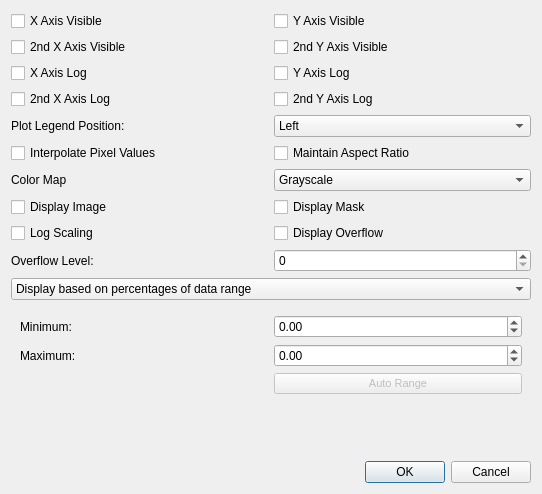
<?xml version="1.0" encoding="UTF-8"?>
<ui version="4.0">
 <class>QxrdImagePlotWidgetDialog</class>
 <widget class="QDialog" name="QxrdImagePlotWidgetDialog">
  <property name="geometry">
   <rect>
    <x>0</x>
    <y>0</y>
    <width>542</width>
    <height>494</height>
   </rect>
  </property>
  <property name="windowTitle">
   <string>Image Display Options...</string>
  </property>
  <layout class="QGridLayout" name="gridLayout_2">
   <item row="2" column="0">
    <widget class="QDialogButtonBox" name="buttonBox">
     <property name="orientation">
      <enum>Qt::Horizontal</enum>
     </property>
     <property name="standardButtons">
      <set>QDialogButtonBox::Cancel|QDialogButtonBox::Ok</set>
     </property>
    </widget>
   </item>
   <item row="0" column="0">
    <layout class="QGridLayout" name="gridLayout">
     <item row="0" column="0">
      <widget class="QCheckBox" name="m_XAxisVis">
       <property name="toolTip">
        <string>Gives a smoother display when zoomed in</string>
       </property>
       <property name="text">
        <string>X Axis Visible</string>
       </property>
      </widget>
     </item>
     <item row="8" column="0">
      <widget class="QCheckBox" name="m_DisplayImageLog">
       <property name="toolTip">
        <string>Logarithmic Intensity Scaling</string>
       </property>
       <property name="text">
        <string>Log Scaling</string>
       </property>
      </widget>
     </item>
     <item row="11" column="0" colspan="2">
      <widget class="QStackedWidget" name="m_DisplayParmsStack">
       <property name="currentIndex">
        <number>2</number>
       </property>
       <widget class="QWidget" name="page">
        <layout class="QGridLayout" name="gridLayout_15">
         <item row="2" column="0">
          <widget class="QLabel" name="label_11">
           <property name="text">
            <string>Min (%):</string>
           </property>
           <property name="alignment">
            <set>Qt::AlignRight|Qt::AlignTrailing|Qt::AlignVCenter</set>
           </property>
          </widget>
         </item>
         <item row="2" column="1" colspan="2">
          <widget class="QDoubleSpinBox" name="m_DisplayMinimumPct">
           <property name="keyboardTracking">
            <bool>false</bool>
           </property>
           <property name="suffix">
            <string> %</string>
           </property>
           <property name="minimum">
            <double>-20.000000000000000</double>
           </property>
           <property name="maximum">
            <double>120.000000000000000</double>
           </property>
          </widget>
         </item>
         <item row="3" column="0">
          <widget class="QLabel" name="label_12">
           <property name="text">
            <string>Max (%):</string>
           </property>
           <property name="alignment">
            <set>Qt::AlignRight|Qt::AlignTrailing|Qt::AlignVCenter</set>
           </property>
          </widget>
         </item>
         <item row="3" column="1" colspan="2">
          <widget class="QDoubleSpinBox" name="m_DisplayMaximumPct">
           <property name="keyboardTracking">
            <bool>false</bool>
           </property>
           <property name="suffix">
            <string> %</string>
           </property>
           <property name="minimum">
            <double>-20.000000000000000</double>
           </property>
           <property name="maximum">
            <double>120.000000000000000</double>
           </property>
          </widget>
         </item>
         <item row="4" column="0">
          <widget class="QPushButton" name="m_Display_5pct">
           <property name="text">
            <string>5% Range</string>
           </property>
          </widget>
         </item>
         <item row="4" column="1">
          <widget class="QPushButton" name="m_Display_10pct">
           <property name="text">
            <string>10% Range</string>
           </property>
          </widget>
         </item>
         <item row="4" column="2">
          <widget class="QPushButton" name="m_Display_100pct">
           <property name="text">
            <string>100% Range</string>
           </property>
          </widget>
         </item>
         <item row="5" column="0" colspan="3">
          <spacer name="verticalSpacer_7">
           <property name="orientation">
            <enum>Qt::Vertical</enum>
           </property>
           <property name="sizeHint" stdset="0">
            <size>
             <width>88</width>
             <height>58</height>
            </size>
           </property>
          </spacer>
         </item>
        </layout>
       </widget>
       <widget class="QWidget" name="page_3">
        <layout class="QGridLayout" name="gridLayout_18">
         <item row="0" column="0">
          <widget class="QLabel" name="label_25">
           <property name="text">
            <string>Min (Percentile):</string>
           </property>
          </widget>
         </item>
         <item row="0" column="1">
          <widget class="QDoubleSpinBox" name="m_DisplayMinimumPctle">
           <property name="keyboardTracking">
            <bool>false</bool>
           </property>
           <property name="suffix">
            <string> %</string>
           </property>
           <property name="minimum">
            <double>-20.000000000000000</double>
           </property>
           <property name="maximum">
            <double>120.000000000000000</double>
           </property>
          </widget>
         </item>
         <item row="1" column="0">
          <widget class="QLabel" name="label_26">
           <property name="text">
            <string>Max (Percentile):</string>
           </property>
          </widget>
         </item>
         <item row="1" column="1">
          <widget class="QDoubleSpinBox" name="m_DisplayMaximumPctle">
           <property name="keyboardTracking">
            <bool>false</bool>
           </property>
           <property name="suffix">
            <string> %</string>
           </property>
           <property name="minimum">
            <double>-20.000000000000000</double>
           </property>
           <property name="maximum">
            <double>120.000000000000000</double>
           </property>
          </widget>
         </item>
         <item row="2" column="0" colspan="2">
          <spacer name="verticalSpacer_9">
           <property name="orientation">
            <enum>Qt::Vertical</enum>
           </property>
           <property name="sizeHint" stdset="0">
            <size>
             <width>20</width>
             <height>70</height>
            </size>
           </property>
          </spacer>
         </item>
        </layout>
       </widget>
       <widget class="QWidget" name="page_2">
        <layout class="QGridLayout" name="gridLayout_19">
         <item row="1" column="1">
          <widget class="QDoubleSpinBox" name="m_DisplayMaximumVal">
           <property name="keyboardTracking">
            <bool>false</bool>
           </property>
           <property name="suffix">
            <string/>
           </property>
           <property name="minimum">
            <double>-1000000000.000000000000000</double>
           </property>
           <property name="maximum">
            <double>1000000000.000000000000000</double>
           </property>
          </widget>
         </item>
         <item row="1" column="0">
          <widget class="QLabel" name="label_15">
           <property name="text">
            <string>Maximum:</string>
           </property>
          </widget>
         </item>
         <item row="0" column="0">
          <widget class="QLabel" name="label_14">
           <property name="text">
            <string>Minimum:</string>
           </property>
          </widget>
         </item>
         <item row="2" column="1">
          <widget class="QPushButton" name="m_AutoRange">
           <property name="enabled">
            <bool>false</bool>
           </property>
           <property name="font">
            <font>
             <pointsize>8</pointsize>
            </font>
           </property>
           <property name="text">
            <string>Auto Range</string>
           </property>
          </widget>
         </item>
         <item row="0" column="1">
          <widget class="QDoubleSpinBox" name="m_DisplayMinimumVal">
           <property name="keyboardTracking">
            <bool>false</bool>
           </property>
           <property name="suffix">
            <string/>
           </property>
           <property name="minimum">
            <double>-1000000000.000000000000000</double>
           </property>
           <property name="maximum">
            <double>1000000000.000000000000000</double>
           </property>
          </widget>
         </item>
         <item row="3" column="0" colspan="2">
          <spacer name="verticalSpacer_10">
           <property name="orientation">
            <enum>Qt::Vertical</enum>
           </property>
           <property name="sizeHint" stdset="0">
            <size>
             <width>20</width>
             <height>40</height>
            </size>
           </property>
          </spacer>
         </item>
        </layout>
       </widget>
      </widget>
     </item>
     <item row="5" column="0">
      <widget class="QCheckBox" name="m_InterpolatePixels">
       <property name="toolTip">
        <string>Gives a smoother display when zoomed in</string>
       </property>
       <property name="text">
        <string>Interpolate Pixel Values</string>
       </property>
      </widget>
     </item>
     <item row="6" column="1">
      <widget class="QComboBox" name="m_DisplayColorMap">
       <property name="toolTip">
        <string>Choose the color map for image display</string>
       </property>
       <item>
        <property name="text">
         <string>Grayscale</string>
        </property>
       </item>
       <item>
        <property name="text">
         <string>Inverted grayscale</string>
        </property>
       </item>
       <item>
        <property name="text">
         <string>Earth</string>
        </property>
       </item>
       <item>
        <property name="text">
         <string>Spectrum</string>
        </property>
       </item>
       <item>
        <property name="text">
         <string>Fire</string>
        </property>
       </item>
       <item>
        <property name="text">
         <string>Ice</string>
        </property>
       </item>
      </widget>
     </item>
     <item row="10" column="0" colspan="2">
      <widget class="QComboBox" name="m_DisplayScalingMode">
       <property name="toolTip">
        <string>Image display intensity scaling mode</string>
       </property>
       <item>
        <property name="text">
         <string>Display based on percentages of data range</string>
        </property>
       </item>
       <item>
        <property name="text">
         <string>Display based on percentiles of pixel counts</string>
        </property>
       </item>
       <item>
        <property name="text">
         <string>Display based on abs. values</string>
        </property>
       </item>
      </widget>
     </item>
     <item row="8" column="1">
      <widget class="QCheckBox" name="m_DisplayOverflow">
       <property name="toolTip">
        <string>Display Overflow</string>
       </property>
       <property name="text">
        <string>Display Overflow</string>
       </property>
      </widget>
     </item>
     <item row="5" column="1">
      <widget class="QCheckBox" name="m_MaintainAspectRatio">
       <property name="toolTip">
        <string>Try to maintain the aspect ratio of the image as it is zoomed and resized</string>
       </property>
       <property name="text">
        <string>Maintain Aspect Ratio</string>
       </property>
      </widget>
     </item>
     <item row="7" column="0">
      <widget class="QCheckBox" name="m_DisplayImage">
       <property name="toolTip">
        <string>Display image data</string>
       </property>
       <property name="text">
        <string>Display Image</string>
       </property>
      </widget>
     </item>
     <item row="9" column="1">
      <widget class="QSpinBox" name="m_OverflowLevel">
       <property name="toolTip">
        <string>overflow (saturation) level (0..65535)</string>
       </property>
       <property name="maximum">
        <number>65536</number>
       </property>
      </widget>
     </item>
     <item row="7" column="1">
      <widget class="QCheckBox" name="m_DisplayMask">
       <property name="toolTip">
        <string>Display Mask</string>
       </property>
       <property name="text">
        <string>Display Mask</string>
       </property>
      </widget>
     </item>
     <item row="6" column="0">
      <widget class="QLabel" name="label_8">
       <property name="text">
        <string>Color Map</string>
       </property>
      </widget>
     </item>
     <item row="9" column="0">
      <widget class="QLabel" name="label_9">
       <property name="text">
        <string>Overflow Level:</string>
       </property>
      </widget>
     </item>
     <item row="4" column="0">
      <widget class="QLabel" name="label_10">
       <property name="text">
        <string>Plot Legend Position:</string>
       </property>
      </widget>
     </item>
     <item row="3" column="1">
      <widget class="QCheckBox" name="m_Y2AxisLog">
       <property name="toolTip">
        <string>Try to maintain the aspect ratio of the image as it is zoomed and resized</string>
       </property>
       <property name="text">
        <string>2nd Y Axis Log</string>
       </property>
      </widget>
     </item>
     <item row="4" column="1">
      <widget class="QComboBox" name="m_LegendPosition">
       <item>
        <property name="text">
         <string>Left</string>
        </property>
       </item>
       <item>
        <property name="text">
         <string>Right</string>
        </property>
       </item>
       <item>
        <property name="text">
         <string>Bottom</string>
        </property>
       </item>
       <item>
        <property name="text">
         <string>Top</string>
        </property>
       </item>
      </widget>
     </item>
     <item row="1" column="0">
      <widget class="QCheckBox" name="m_X2AxisVis">
       <property name="toolTip">
        <string>Gives a smoother display when zoomed in</string>
       </property>
       <property name="text">
        <string>2nd X Axis Visible</string>
       </property>
      </widget>
     </item>
     <item row="2" column="0">
      <widget class="QCheckBox" name="m_XAxisLog">
       <property name="toolTip">
        <string>Try to maintain the aspect ratio of the image as it is zoomed and resized</string>
       </property>
       <property name="text">
        <string>X Axis Log</string>
       </property>
      </widget>
     </item>
     <item row="0" column="1">
      <widget class="QCheckBox" name="m_YAxisVis">
       <property name="toolTip">
        <string>Gives a smoother display when zoomed in</string>
       </property>
       <property name="text">
        <string>Y Axis Visible</string>
       </property>
      </widget>
     </item>
     <item row="1" column="1">
      <widget class="QCheckBox" name="m_Y2AxisVis">
       <property name="toolTip">
        <string>Gives a smoother display when zoomed in</string>
       </property>
       <property name="text">
        <string>2nd Y Axis Visible</string>
       </property>
      </widget>
     </item>
     <item row="3" column="0">
      <widget class="QCheckBox" name="m_X2AxisLog">
       <property name="toolTip">
        <string>Try to maintain the aspect ratio of the image as it is zoomed and resized</string>
       </property>
       <property name="text">
        <string>2nd X Axis Log</string>
       </property>
      </widget>
     </item>
     <item row="2" column="1">
      <widget class="QCheckBox" name="m_YAxisLog">
       <property name="toolTip">
        <string>Try to maintain the aspect ratio of the image as it is zoomed and resized</string>
       </property>
       <property name="text">
        <string>Y Axis Log</string>
       </property>
      </widget>
     </item>
    </layout>
   </item>
  </layout>
 </widget>
 <resources/>
 <connections>
  <connection>
   <sender>buttonBox</sender>
   <signal>accepted()</signal>
   <receiver>QxrdImagePlotWidgetDialog</receiver>
   <slot>accept()</slot>
   <hints>
    <hint type="sourcelabel">
     <x>246</x>
     <y>440</y>
    </hint>
    <hint type="destinationlabel">
     <x>438</x>
     <y>349</y>
    </hint>
   </hints>
  </connection>
  <connection>
   <sender>buttonBox</sender>
   <signal>rejected()</signal>
   <receiver>QxrdImagePlotWidgetDialog</receiver>
   <slot>reject()</slot>
   <hints>
    <hint type="sourcelabel">
     <x>178</x>
     <y>439</y>
    </hint>
    <hint type="destinationlabel">
     <x>437</x>
     <y>283</y>
    </hint>
   </hints>
  </connection>
 </connections>
</ui>
